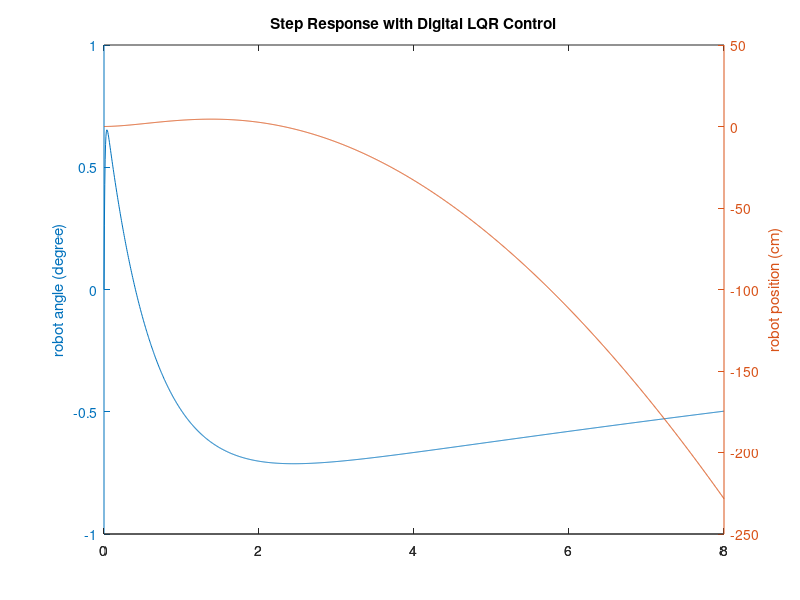
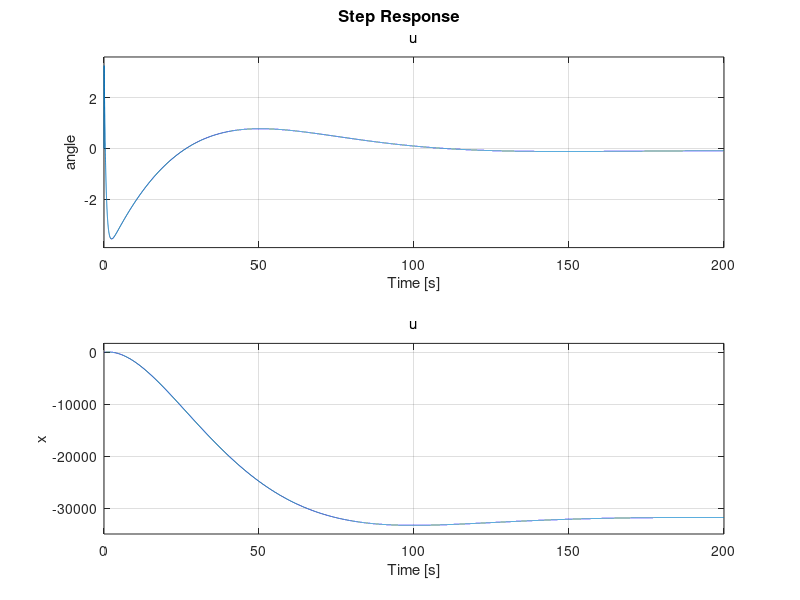

Write MATLAB code to recreate these figures, in order.


% states are  thata, thata_dot, x, x_dot

A = [-39.41     -4.882      0       0;
     -4.329     0.5029      0       0;
     0      0       -0.4072      -0.3614;
     0      0       0.4588      0.4071];
B = [26.28;
      6.802;
      0.002547;
     -1.199];
C = [11.08 0.09311 0 0;
     0 0 461 -0.252];
 
C = [11.08 0 0 0;
     0 0 461 0];
 
D = [0;
     0];

states = {'angle' 'angle_dot' 'x' 'x_dot' };
inputs = {'u'};
outputs = {'angle'; 'x' };

sys_ss = ss(A,B,C,D,'statename',states,'inputname',inputs,'outputname',outputs);

% poles = eig(A)
% 
% co = ctrb(sys_ss);
% controllability = rank(co)
% 
% Q = C'*C
% 
% Q = C'*C;
% R = 1;
% K = lqr(A,B,Q,R)
% 
% Ac = [(A-B*K)];
% Bc = [B];
% Cc = [C];
% Dc = [D];
% 
% states = {'angle' 'angle_dot' 'x' 'x_dot' };
% inputs = {'u'};
% outputs = {'angle'; 'x' };
% 
% sys_cl = ss(Ac,Bc,Cc,Dc,'statename',states,'inputname',inputs,'outputname',outputs);
% 
% 
% t = 0:0.01:10;
% r =0.2*ones(size(t));
% [y,t,x]=lsim(sys_cl,r,t);
% [AX,H1,H2] = plotyy(t,y(:,1),t,y(:,2),'plot');
% set(get(AX(1),'Ylabel'),'String','robot angle (degree)robot position (m)')
% set(get(AX(2),'Ylabel'),'String','robot position (cm)')
% title('Step Response with LQR Control')

%////////////////////////////////////////

Ts = 1/200;

sys_d = c2d(sys_ss,Ts,'zoh')

co = ctrb(sys_d);
ob = obsv(sys_d);

controllability = rank(co)
observability = rank(ob)

A = sys_d.a;
B = sys_d.b;
C = sys_d.c;
D = sys_d.d;
Q = C'*C
Q=Q*0;

Q(1,1)=9;
Q(3,3)=Q(1,1)/10* 0.0003;

R = 1;
[K] = dlqr(A,B,Q,R)

Ac = [(A-B*K)];
Bc = [B];
Cc = [C];
Dc = [D];

states = {'angle' 'angle_dot' 'x' 'x_dot' };
inputs = {'u'};
outputs = {'angle'; 'x' };

sys_cl = ss(Ac,Bc,Cc,Dc,Ts,'statename',states,'inputname',inputs,'outputname',outputs);

figure(1)

t = 0:0.005:8;
r =0.2*ones(size(t));
[y,t,x]=lsim(sys_cl,r,t);
[AX,H1,H2] = plotyy(t,y(:,1),t,y(:,2),'plot');
set(get(AX(1),'Ylabel'),'String','robot angle (degree)')
set(get(AX(2),'Ylabel'),'String','robot position (cm)')
title('Step Response with Digital LQR Control')

figure(2)
step(sys_cl)